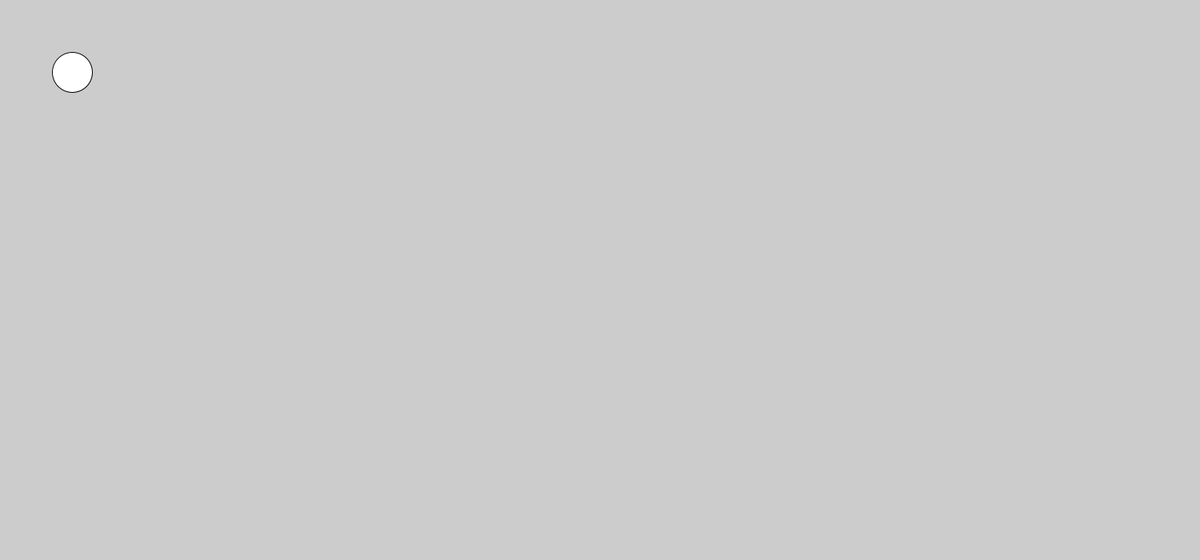
Frame 1 (no input)
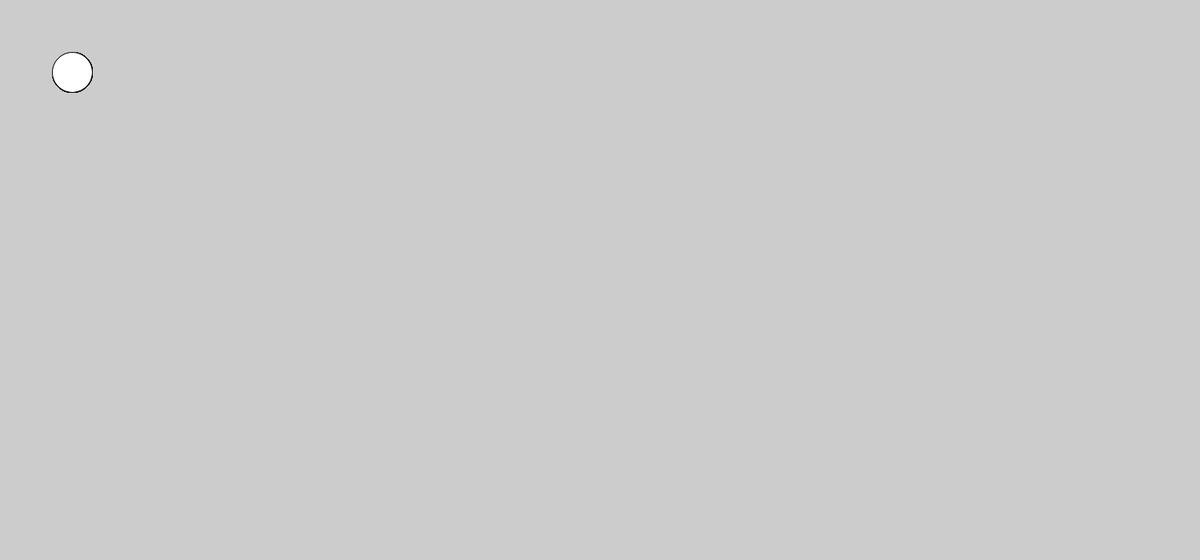
Frame 60 (the mouse pressed at the canvas centre just before this capture)
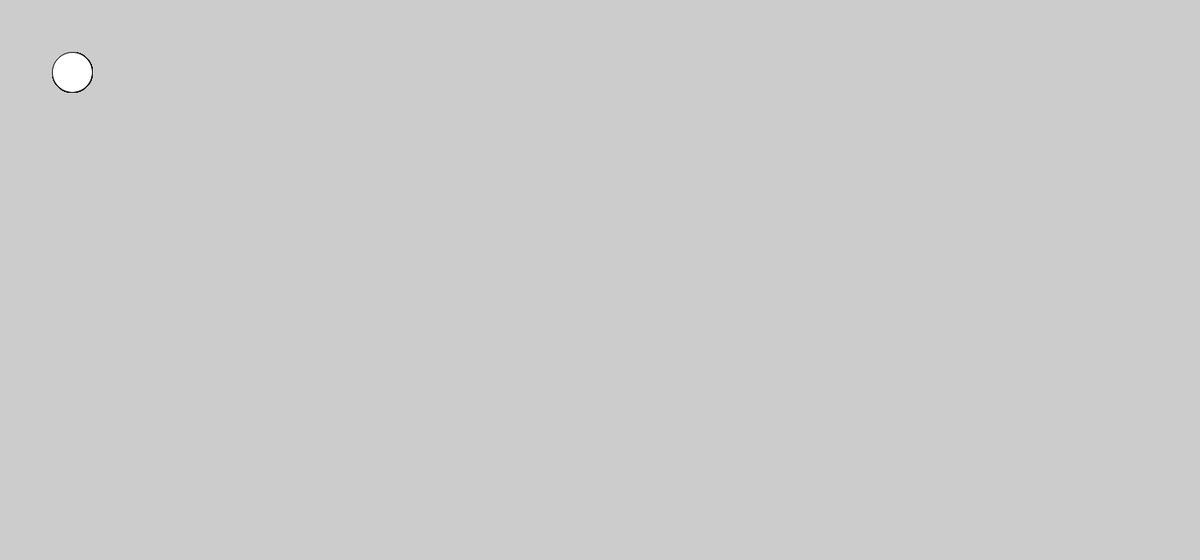
Frame 120 (the mouse held since frame 60 and released just before this capture)

The Processing sketch that drew these frames (run headless with seeded random() and noise(); from frame 60 on, the mouse is pressed at the canvas centre):

// Processing sketch: Little_Character_Movement
// ── Little_Character_Movement.pde
walker joe;

void setup() {
  size(1500,700);
  joe = new walker(0,0);
  
}

void draw() {
  circle (90,90,50);
}

void mousePressed(){

}

void keyPressed(){
  if (keyCode== UP){
    joe.move(0);
  }
    else if (keyCode== RIGHT){
    joe.move(1);
  }
  else if (keyCode== DOWN ){
    joe.move(2);
  }
  else if (keyCode== LEFT){
    joe.move(3);
  }
}

// ── walker.pde
class walker {
int x, y;// postistion
  int size;
  int speed;
  
  //Constructor
  walker(int tempx, int tempy ){
  x=tempx;
  y=tempy;
  size = 10;
  speed = 5;
  }

void display(){
rect(x,y,size,size);
}

void move(int direc){
  if (direc==0){
  y= y+ speed;
  }
   else if (direc==1){
  x= x + speed;
  }
  else if (direc==2){
  y= y - speed;
  }
  else if (direc==3){
  x= x - speed;
  }
}
  
}
